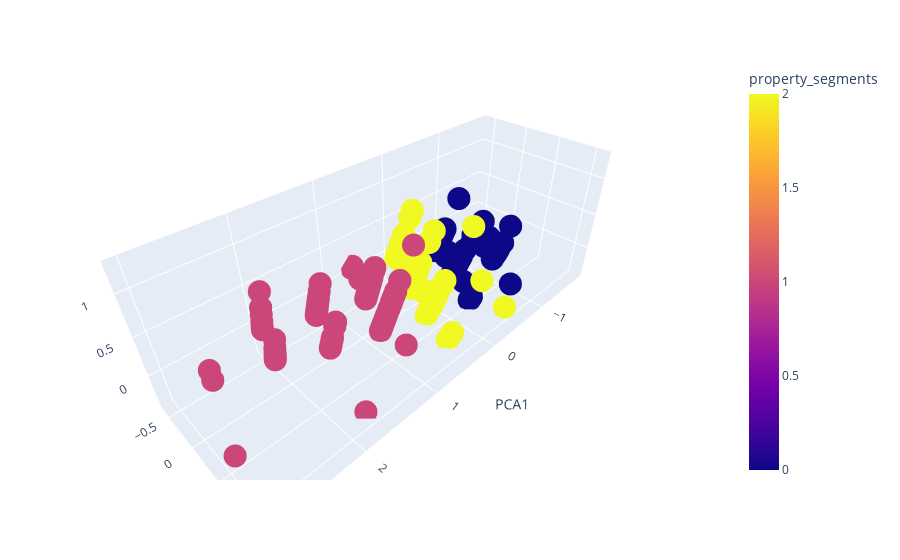

The notebook cell saved with this chart:
### Code cell
# Plot the clusters
# propertyChi_pca_predictions_df.hvplot.scatter(
#     x="PCA1",
#     y="PCA2",
#     by="property_segments"
# )

import plotly.express as px

fig = px.scatter_3d(propertyChi_pca_predictions_df, x='PCA1', y='PCA2', z='PCA3',
              color='property_segments')
fig.show()

### Figure 1 — Plotly figure (JSON) as saved in the notebook; plotly's stock layout.template omitted (floating-point values rounded to 4 significant figures; data arrays with more than 128 entries replaced by an {"elided": "..."} marker saying what was removed)
{"data": [{"hovertemplate": "PCA1=%{x}<br>PCA2=%{y}<br>PCA3=%{z}<br>property_segments=%{marker.color}<extra></extra>", "legendgroup": "", "marker": {"color": {"elided": "599 int values"}, "coloraxis": "coloraxis", "symbol": "circle"}, "mode": "markers", "name": "", "scene": "scene", "showlegend": false, "type": "scatter3d", "x": {"elided": "599 float values"}, "y": {"elided": "599 float values"}, "z": {"elided": "599 float values"}}], "layout": {"coloraxis": {"colorbar": {"title": {"text": "property_segments"}}, "colorscale": [[0, "#0d0887"], [0.1111, "#46039f"], [0.2222, "#7201a8"], [0.3333, "#9c179e"], [0.4444, "#bd3786"], [0.5556, "#d8576b"], [0.6667, "#ed7953"], [0.7778, "#fb9f3a"], [0.8889, "#fdca26"], [1, "#f0f921"]]}, "legend": {"tracegroupgap": 0}, "margin": {"t": 60}, "scene": {"domain": {"x": [0, 1], "y": [0, 1]}, "xaxis": {"title": {"text": "PCA1"}}, "yaxis": {"title": {"text": "PCA2"}}, "zaxis": {"title": {"text": "PCA3"}}}}}
